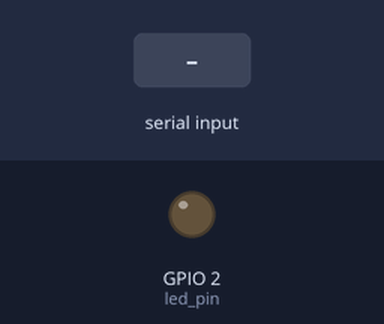
This sketch was run on a simulated ESP32. On the bench: output pins drawn as LEDs (lit = HIGH). Dashed ring = blinking. Inputs (shaded band) come from the test bench. What the sketch prints to the serial monitor is not drawn.

Above: at 2.2 s.
2.3 s: "5\n" received over Serial
At 3.3 s:
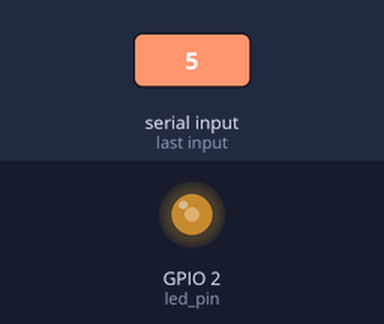
4.5 s: "90,45\n" received over Serial
At 4.82 s:
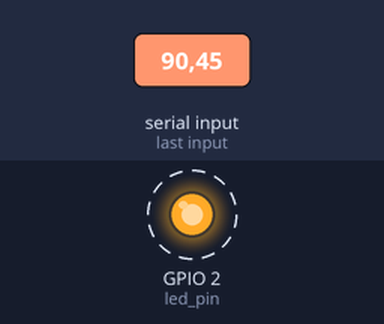
Timing chart, 0 to 13.5 s (numbered marks = the images above; inputs shaded):
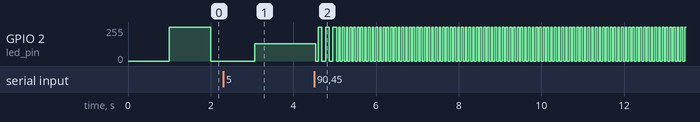

Measured:
- after the input at 4.5 s, GPIO 2 (led_pin): alternates 255/255 for 0.05 s and 0/255 for 0.05 s, starting at once

The sketch:

03b_task_scheduling_challenge.ino
```cpp
// Use only one core for demo purpose
#if CONFIG_FREERTOS_UNICORE
static const BaseType_t app_cpu = 0;
#else
static const BaseType_t app_cpu = 1;
#endif

// Task Handles
static TaskHandle_t blink_led = NULL;
static TaskHandle_t set_delay = NULL;

// Added 'volatile' because this variable is shared between two tasks
volatile int blink_delay = 1000;
int led_pin = 2;

// Task 1
void blinkLED(void *parameter){
  while(1){
    digitalWrite(led_pin, HIGH);
    vTaskDelay(blink_delay / portTICK_PERIOD_MS);
    digitalWrite(led_pin, LOW);
    vTaskDelay(blink_delay / portTICK_PERIOD_MS);
  }
}

// Task 2
void getInput(void *parameter){
  while(1){
    if (Serial.available()){
      int new_delay = Serial.parseInt();

      if (new_delay>0){
        blink_delay = new_delay;
      }
    }
    // Added a small delay to prevent the watchdog timer from triggering
    vTaskDelay(500 / portTICK_PERIOD_MS);
  }
}

void setup(){
  // FIX 1: Set a standard baud rate.
  // Make sure your Serial Monitor is also set to 115200!
  Serial.begin(115200);

  // FIX 2: Set the LED pin as an output
  pinMode(led_pin, OUTPUT);

  vTaskDelay(1000 / portTICK_PERIOD_MS);
  Serial.println();
  Serial.println("--------FreeRTOS LED blink---------");

  Serial.print("Setup and loop tasks on running core ");
  Serial.print(xPortGetCoreID());
  Serial.print(" with priority ");
  Serial.println(uxTaskPriorityGet(NULL));

  // FIX 3: Increased stack size to 2048 to prevent crashes
  xTaskCreatePinnedToCore(blinkLED,
                          "task1",
                          1024,
                          NULL,
                          1,
                          &blink_led,
                          app_cpu);

  // Increased stack size to 2048 here as well (Serial requires more memory)
  xTaskCreatePinnedToCore(getInput,
                        "task2",
                        1024,
                        NULL,
                        2,
                        &set_delay,
                        app_cpu);
}

void loop(){
  // loop() can stay empty when using FreeRTOS tasks
}
```
